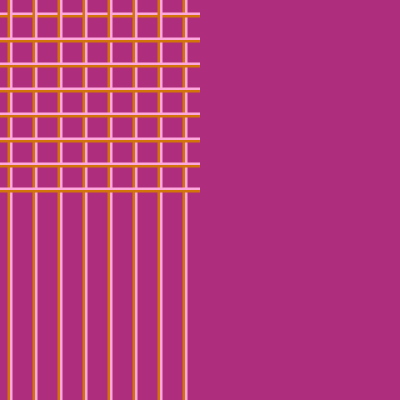
Frame 1 (no input)
Frame 60 (no input): identical to frame 1, image omitted
Frame 120 (the mouse pressed at the canvas centre since frame 60): identical to frame 1, image omitted

The p5.js sketch that drew this single still picture (run headless with seeded random() and noise() and a simulated clock; from frame 60 on, the mouse is pressed at the canvas centre):

// p5.js sketch
// ── sketch.js
function setup() {
  createCanvas(400, 400);
  angleMode(DEGREES);
}

function draw() {
  background(174, 46, 125);
  // carolina ();
  push();
  translate(100, 100);
  rotate(90);
  scale (0.5);
  carolina();
  pop();

}

function carolina() {
  push();
  translate(-200, -200);



  noStroke();
  fill(254, 167, 220); //color morado fondo
  fill(254, 167, 220); //rosado palo
  rect(0, 25, 800, 5); //rect rosado,horizontal 
  fill(209, 117, 10); //color naranja
  rect(0, 30, 800, 5); //rect abajo naranjo,horizontal

  fill(254, 167, 220);
  rect(25, 0, 5, 800); //vertical rosado
  fill(209, 117, 10); //color naranja
  rect(30, 0, 5, 800); //vertical naranjo



  //TODOS LOS HORIZONTALES
  fill(254, 167, 220); //rosado palo
  rect(0, 75, 800, 5); //rect rosado,horizontal 
  fill(209, 117, 10); //color naranja
  rect(0, 80, 800, 5); //rect abajo

  fill(254, 167, 220); //rosado palo
  rect(0, 125, 800, 5); //rect rosado,horizontal 
  fill(209, 117, 10); //color naranja
  rect(0, 130, 800, 5); //rect abajo

  fill(254, 167, 220); //rosado palo
  rect(0, 175, 800, 5); //rect rosado,horizontal 
  fill(209, 117, 10); //color naranja
  rect(0, 180, 800, 5); //rect abajo

  fill(254, 167, 220); //rosado palo
  rect(0, 225, 800, 5); //rect rosado,horizontal 
  fill(209, 117, 10); //color naranja
  rect(0, 230, 800, 5); //rect abajo

  fill(254, 167, 220); //rosado palo
  rect(0, 275, 800, 5); //rect rosado,horizontal 
  fill(209, 117, 10); //color naranja
  rect(0, 280, 800, 5); //rect abajo

  fill(254, 167, 220); //rosado palo
  rect(0, 325, 800, 5); //rect rosado,horizontal 
  fill(209, 117, 10); //color naranja
  rect(0, 330, 800, 5); //rect abajo

  fill(254, 167, 220); //rosado palo
  rect(0, 375, 800, 5); //rect rosado,horizontal 
  fill(209, 117, 10); //color naranja
  rect(0, 380, 800, 5); //rect abajo

  // TODOS LOS VERTICALES
  fill(254, 167, 220);
  rect(75, 0, 5, 800); //vertical rosado
  fill(209, 117, 10); //color naranja
  rect(80, 0, 5, 800); //vertical naranjo

  fill(254, 167, 220);
  rect(125, 0, 5, 800); //vertical rosado
  fill(209, 117, 10); //color naranja
  rect(130, 0, 5, 800); //vertical naranjo

  fill(254, 167, 220);
  rect(175, 0, 5, 800); //vertical rosado
  fill(209, 117, 10); //color naranja
  rect(180, 0, 5, 800); //vertical naranjo 

  fill(254, 167, 220);
  rect(225, 0, 5, 800); //vertical rosado
  fill(209, 117, 10); //color naranja
  rect(230, 0, 5, 800); //vertical naranjo 


  fill(254, 167, 220);
  rect(275, 0, 5, 800); //vertical rosado
  fill(209, 117, 10); //color naranja
  rect(280, 0, 5, 800); //vertical naranjo 


  fill(254, 167, 220);
  rect(325, 0, 5, 800); //vertical rosado
  fill(209, 117, 10); //color naranja
  rect(330, 0, 5, 800); //vertical naranjo 

  fill(254, 167, 220);
  rect(375, 0, 5, 800); //vertical rosado
  fill(209, 117, 10); //color naranja
  rect(380, 0, 5, 800); //vertical naranjo 
  pop();

}
